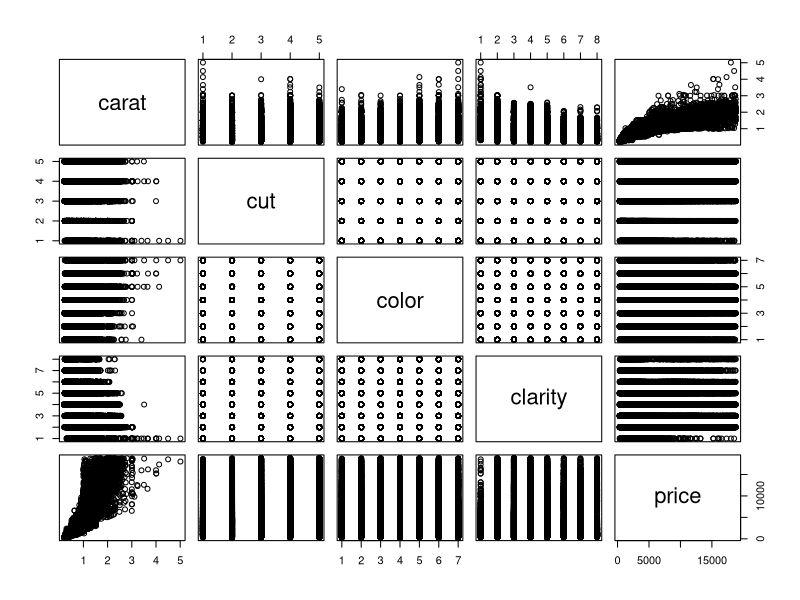

Reproduce this figure in R.
## ---- chunk 1
knitr::opts_chunk$set(echo = FALSE)
library(ggplot2)
data(diamonds)
## ---- chunk 2
summary(diamonds[,c(1:4,7)])
## ---- chunk 3
plot(diamonds[,c(1:4,7)])
## ---- chunk 4
diamond_subset <-subset(diamonds, cut == "Very Good" & color == "F" 
                        & clarity == "IF")
## ---- chunk 5
fit <- lm(price~carat,data = diamond_subset)
## ---- chunk 6
predict(fit,data.frame(carat=3.4))
